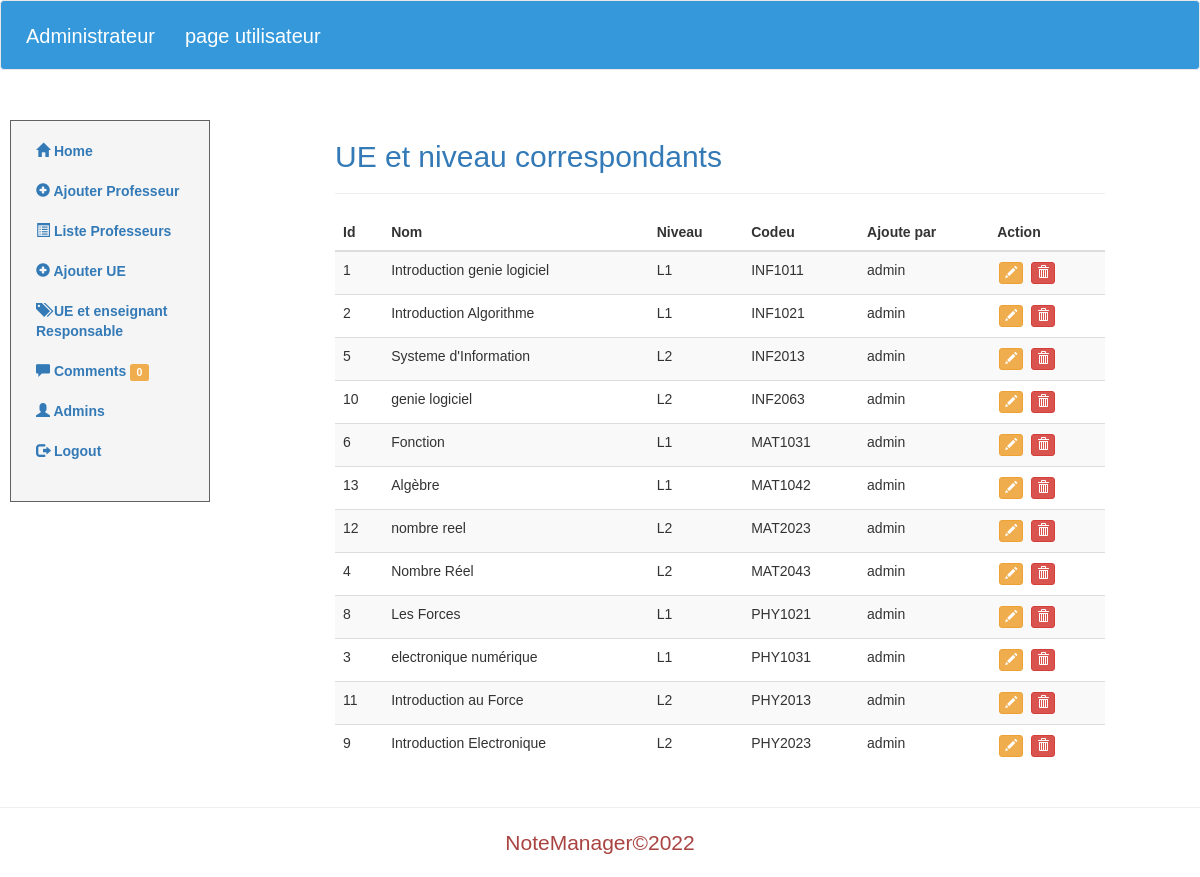
The page /admin/categories.php (signed in) on the database as committed earlier.
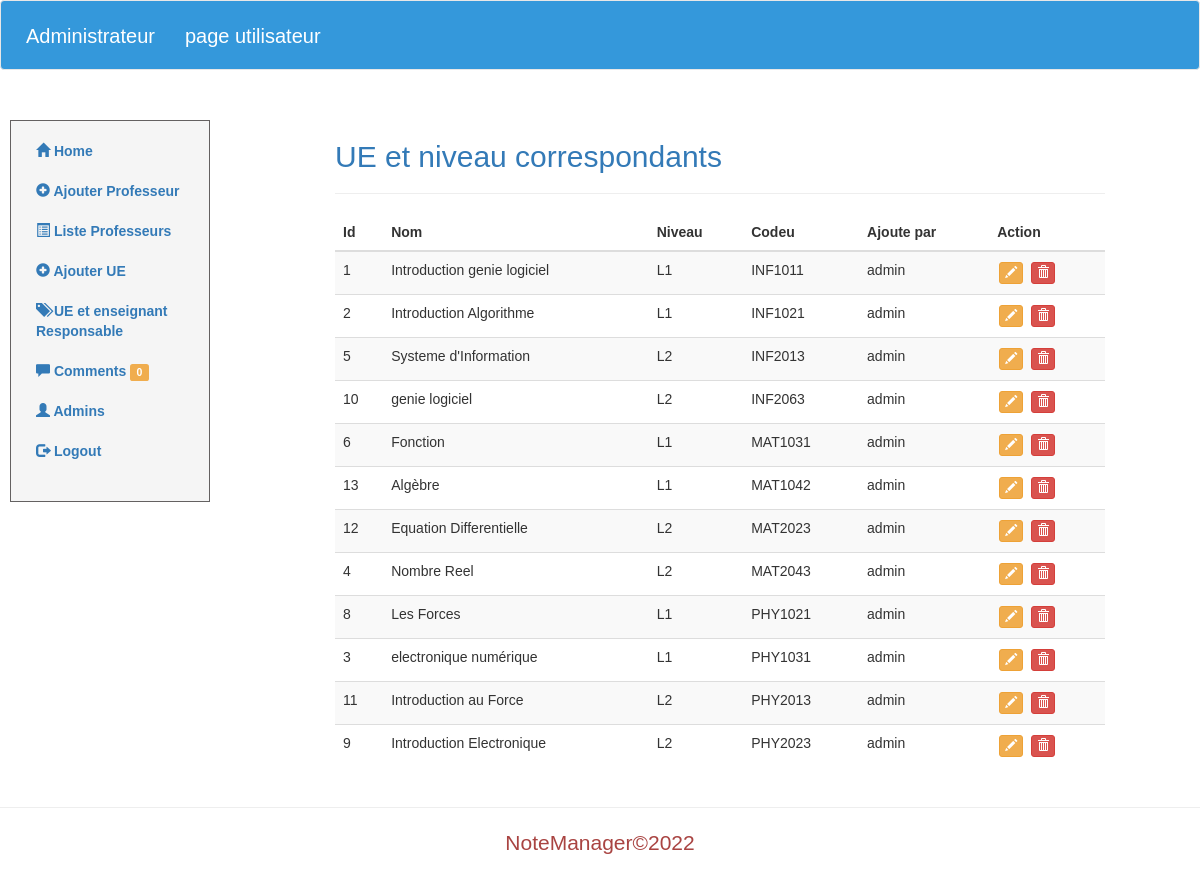
The same page on the database as committed later.
### tables this page shows
CREATE TABLE `module` (
  `id` int DEFAULT '1',
  `name` varchar(45) NOT NULL,
  `level` varchar(2) NOT NULL,
  `codeu` varchar(7) NOT NULL,
  `added_by` varchar(255) DEFAULT NULL,
  `filiere` varchar(20) NOT NULL,
  `professeur_id` int DEFAULT NULL,
  `tp` tinyint(1) NOT NULL DEFAULT '0',
  PRIMARY KEY (`codeu`,`filiere`),
  KEY `fk_module_professeurs1_idx` (`professeur_id`),
  CONSTRAINT `fk_module_professeurs1` FOREIGN KEY (`professeur_id`) REFERENCES `professeurs` (`id`)
);

### admin/categories.php (the view, shortened to what this page needs)
<?php include('includes/header.php');?>
<?php
$query = "SELECT * FROM module";
?>
<div class="container-fluid">
    <div class="row" style="margin-top: 30px;">
        <div class="col-sm-3 col-md-2 sidebar">
           <?php include('includes/sidebar.php');?>
        </div>
        <div class="col-sm-6 col-md-8 col-md-offset-1 col-sm-offset-1 main">
          <h2 class="sub-header text-primary">UE et niveau correspondants</h2>
          <hr>
          <div class="table-responsive">
            <table class="table table-striped">
              <thead>
                <tr>
                  <th>Id</th>
                  <th>Nom</th>
                  <th>Niveau</th>
                  <th>Codeu</th>
                  <th>Ajoute par</th>
                  <th>Action</th>
                </tr>
              </thead>
              <tbody>
              <?php
                if(mysqli_query($con,$query)):
                    $result = mysqli_query($con,$query);
                    while($row = $result->fetch_assoc()):
              ?>
                <tr>
                  <td><?php echo $row['id'];?></td>
                  <td><?php echo $row['name'];?></td>
                  <td><?php echo $row['level'];?></td>
                  <td><?php echo $row['codeu'];?></td>
                  <td><?php echo $row['added_by'];?></td>
                  <td><a href="editCategory.php?id=<?php echo $row['id'];?>" class="btn btn-warning btn-xs" style="margin:2px;"><i class="glyphicon glyphicon-pencil"></i></a> <a href="deleteCategory.php?id=<?php echo $row['id'];?>" class="btn btn-danger btn-xs" style="margin:2px;"><i class="glyphicon glyphicon-trash"></i></a></td>
                </tr>
              <?php
                  endwhile;
                  endif;
              ?>
              </tbody>
            </table>
          </div>
        </div>
    </div>
</div>
<?php include('includes/footer.php');?>

### admin/includes/header.php (shortened to what this page needs)
<!DOCTYPE html>
<html lang="fr">
  <head>
    <link href="../includes/css/bootstrap.min.css" rel="stylesheet">
    <link href="../includes/css/style.css" rel="stylesheet">
  </head>
  <body>
  <nav class="navbar navbar-default admin-nav">
      <div class="container-fluid">
        <div class="navbar-header">
          <a class="navbar-brand" href="dashboard.php" id="link">Administrateur</a>
        </div>
        <ul class="nav navbar-nav">
          <li><a href="../index.php" id="link">page utilisateur</a></li>
        </ul>
      </div>
    </nav>

### admin/includes/sidebar.php
<?php
$unpublished = "SELECT * FROM comments WHERE status = 0";
?>
<ul class="nav nav-sidebar list-group">
    <li class="active"><a href="dashboard.php"><i class="glyphicon glyphicon-home"></i> Home</a></li>
    <li><a href="addPost.php"><i class="glyphicon glyphicon-plus-sign"></i> Ajouter Professeur <span class="sr-only">(current)</span></a></li>
    <li><a href="posts.php"><i class="glyphicon glyphicon-list-alt"></i> Liste Professeurs</a></li>
    <li><a href="addCategorie.php"><i class="glyphicon glyphicon-plus-sign"></i> Ajouter UE</a></li>
    <li><a href="categories.php"><i class="glyphicon glyphicon-tags"></i> UE et enseignant Responsable</a></li>
    <li><a href="commentaires.php">
        <i class="glyphicon glyphicon-comment"></i>
        Comments
        <?php
            if(mysqli_query($con,$unpublished)):
                $data = mysqli_query($con,$unpublished);
                $unpublishedComments = $data->num_rows;
        ?>
        <span class="label label-warning">
            <?php
                echo $unpublishedComments;
            ?>
        </span>
        <?php
            endif;
        ?>
        </a>
    </li>
    <li><a href="admins.php"><i class="glyphicon glyphicon-user"></i> Admins</a></li>
    <li><a href="logout.php"><i class="glyphicon glyphicon-log-out"></i> Logout</a></li>
</ul>

### admin/includes/footer.php (shortened to what this page needs)
 <hr>
 <footer>
    <p class="lead text-center text-danger">NoteManager&copy;2022</p>
 </footer>
  </body>
</html>

### includes/css/style.css (style rules this page uses)
body { font-family: Verdana, Geneva, Tahoma, sans-serif; }
.sidebar { background: #F5F5F5; padding: 10px; margin-left: 10px; margin-right: 10px; border: 1px solid #646161; font-weight: bold; }
.admin-nav { background: #3498db; padding: 10px; height: 70px; }
#link { color: #ffffff; font-size: 20px; font-family: Verdana, Geneva, Tahoma, sans-serif; }

Rows that differ between the two databases and show on the page:
changed module "MAT2023": name "nombre reel" → "Equation Differentielle"
changed module "MAT2043": name "Nombre Réel" → "Nombre Reel"
